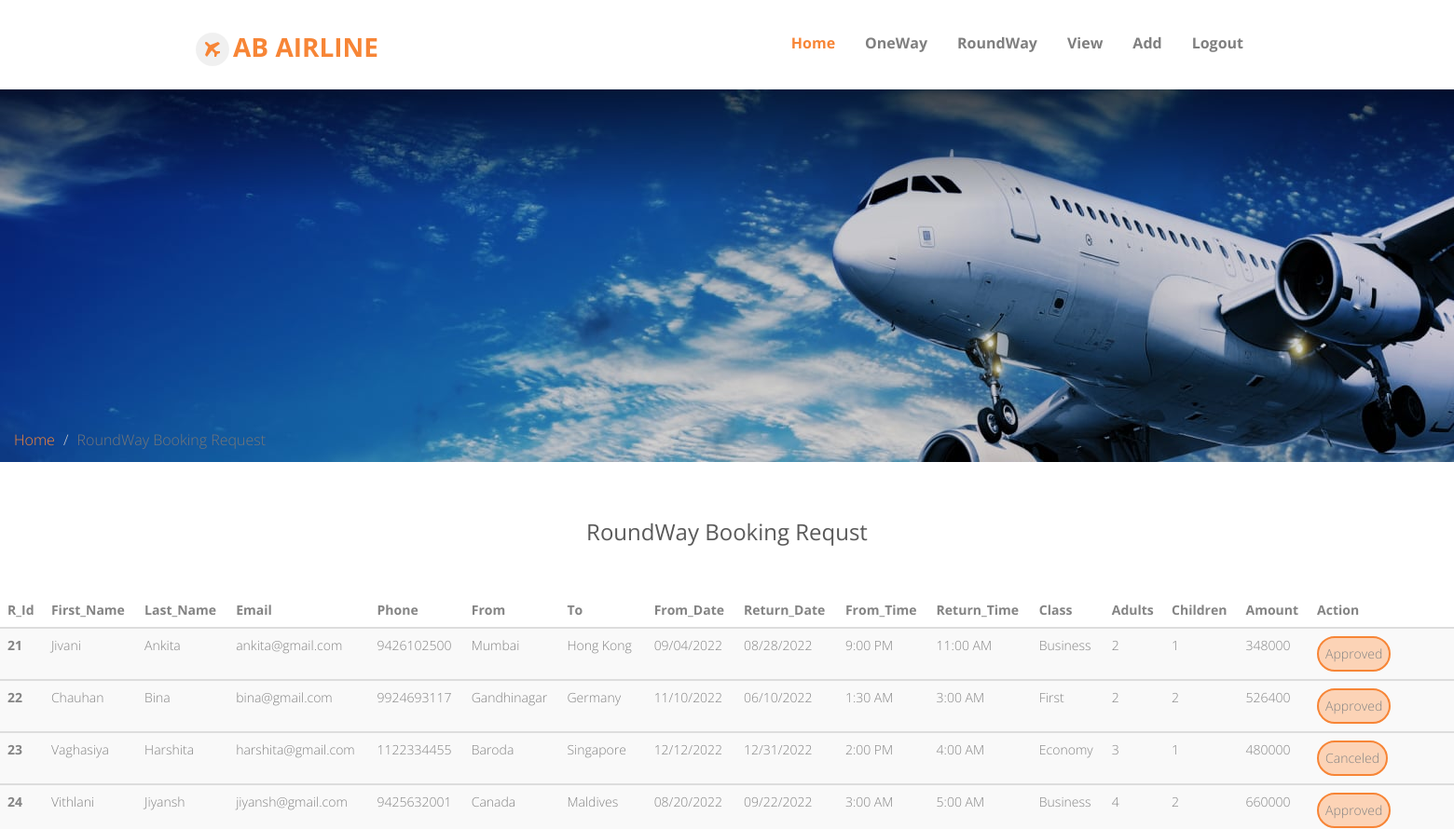
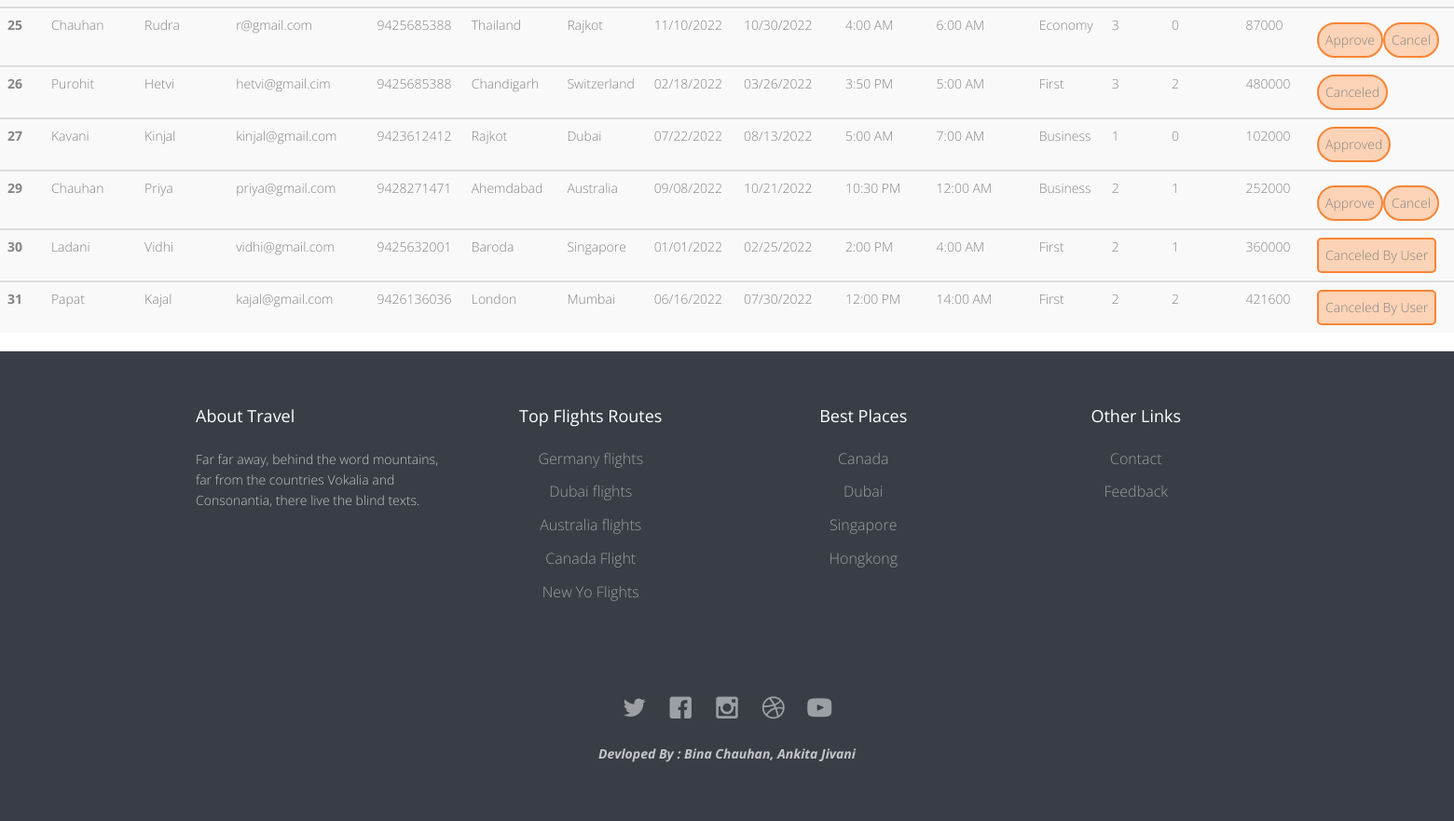
Screenshot of /admin/roundway.php with the database file from the repository (2 pictures, top to bottom).
### tables this page shows
CREATE TABLE `roundway_booking` (
  `R_Id` int(10) NOT NULL,
  `First_name` varchar(100) NOT NULL,
  `Last_name` varchar(100) NOT NULL,
  `Email` varchar(100) NOT NULL,
  `Phone` varchar(100) NOT NULL,
  `From` varchar(100) NOT NULL,
  `To` varchar(100) NOT NULL,
  `From_Date` varchar(100) NOT NULL,
  `Return_Date` varchar(100) NOT NULL,
  `F_time` varchar(255) NOT NULL,
  `R_time` varchar(255) NOT NULL,
  `Class` varchar(100) NOT NULL,
  `Adults` varchar(100) NOT NULL,
  `Children` varchar(100) NOT NULL,
  `Amount` varchar(255) NOT NULL,
  `Status` varchar(100) NOT NULL
);

### admin/roundway.php (the view, shortened to what this page needs)
<!DOCTYPE html>
<html lang="en">
<head>
<link rel="stylesheet" href="css/animate.css">
<link rel="stylesheet" href="css/icomoon.css">
<link rel="stylesheet" href="css/bootstrap.css">
<link rel="stylesheet" href="css/superfish.css">
<link rel="stylesheet" href="css/magnific-popup.css">
<link rel="stylesheet" href="css/bootstrap-datepicker.min.css">
<link rel="stylesheet" href="css/cs-select.css">
<link rel="stylesheet" href="css/cs-skin-border.css">
<link rel="stylesheet" href="css/style.css">
</head>
<body>
<?php
    include('header.php');
?>
<div class="font">
		<img src="../images/airline7.jpg" alt="">
		<div class="text">
			<br>
		</div>
</div>
<ol class="breadcrumb">
	<li class="breadcrumb-item">
		<a href="home.php">Home</a>
	</li>
	<li class="breadcrumb-item active">RoundWay Booking Request</li>
</ol>
	<br>
	<br>
	<h3 align="center">RoundWay Booking Requst</h3>
	<br>
	<div style="overflow-x:auto;">
    <table class="table table-striped">
    <thead>
    <tr>
      <th scope="col">R_Id</th>
      <th scope="col">First_Name</th>
	  <th scope="col">Last_Name</th>
      <th scope="col">Email</th>
      <th scope="col" >Phone</th>
	  <th scope="col" >From</th>
	  <th scope="col">To</th>
      <th scope="col" >From_Date</th>
      <th scope="col" >Return_Date</th>
      <th scope="col" >From_Time</th>
      <th scope="col" >Return_Time</th>
      <th scope="col">Class</th>
	  <th scope="col">Adults</th>
      <th scope="col">Children</th>
      <th scope="col" >Amount</th>
	  <th scope="col" >Action</th>
    </tr>
  </thead>
  <?php
	  include('connection.php');
     $qry= "SELECT * FROM `roundway_booking`";
	    $run=mysqli_query($conn,$qry);
	?>
<?php
  	while($row=mysqli_fetch_array($run))
	{
		$id=$row['R_Id'];
		$fnm=$row['First_name'];
		$lnm=$row['Last_name'];
		$em=$row['Email'];
		$phone=$row['Phone'];
		$from=$row['From'];
		$to=$row['To'];
        $from_date=$row['From_Date'];
        $return_date=$row['Return_Date'];
        $f_time=$row['F_time'];
        $r_time=$row['R_time'];
		$class=$row['Class'];
		$adults=$row['Adults'];
		$chil=$row['Children'];
		$amount=$row['Amount'];
		$status=$row['Status'];
   ?>
<tbody>
    <tr>
      <th scope="row"><?php echo $id ;?></th>
      <td><?php echo $fnm ; ?></td>
      <td><?php echo $lnm ;?></td>
      <td><?php echo $em ;?></td>
	  <td><?php echo $phone ;?></td>
      <td><?php echo $from;?></td>
      <td><?php echo $to ;?></td>
      <td><?php echo $from_date ;?></td>
      <td><?php echo $return_date ;?></td>
      <td><?php echo $f_time ;?></td>
      <td><?php echo $r_time ;?>:00 AM</td>
      <td><?php echo $class ;?></td>
	  <td><?php echo $adults ;?></td>
      <td><?php echo $chil ;?></td>
      <td><?php echo $amount ;?></td>
      <form method="post">
      <td><?php
	   	if($status == 1)
	   	{
			echo "<input type='submit' value='Approve' name='approve' style='padding:7px; border:2px solid #F78536; background:#fcd3b6;  border-radius:20px;'>","<input type='submit' value='Cancel' name='cancel' style='padding:7px; margin-top:7px; border:2px solid #F78536; background:#fcd3b6;  border-radius:20px;'>";
		}
		if($status == 2)
		{
			echo "<input type='submit' value='Canceled' style='padding:7px; border:2px solid #F78536; background:#fcd3b6;  border-radius:20px;'>";
		}
		if($status == 0)
	   	{
	     echo "<input type='submit' value='Approved' style='padding:7px; border:2px solid #F78536; background:#fcd3b6; border-radius:20px;'>";
	   	}
		if($status == 3)
	   	{
	     	echo "<input type='submit' value='Canceled By User' style='padding:7px; border:2px solid #F78536; background:#fcd3b6; border-radius:5px;'>";
	   	}
      ?></td>
	 </form>
    </tr>
  </tbody>
  <?php }?>
	</table>
</div>
      <?php include('footer.php'); ?>
</body>
</html>

### admin/css/style.css (style rules this page uses)
body { font-family: "Open Sans", Arial, sans-serif; line-height: 1.6; color: #848484; font-weight: 300; overflow-x: hidden; }
a { color: #F78536; -webkit-transition: 0.5s, ease; -o-transition: 0.5s, ease; transition: 0.5s, ease; }
p, ul, ol { margin-bottom: 1.5em; font-size: 16px; color: #848484; font-family: "Open Sans", Arial, sans-serif; }
h1, h2, h3, h4, h5, h6 { color: #5a5a5a; font-weight: 400; margin: 0 0 30px 0; }
.font { background-image: url('../images/airline7.jpg'); height: 356px; }
.text { align-items: center; justify-content: center; display: flex; margin-right: 564px;; font-weight: bolder; font-size: 20px; margin-left: -109px; padding: 180px; font-family: 'Abel', sans-serif; color: white; }

### rows the page displays
roundway_booking: R_Id "21", First_name "Jivani", Last_name "Ankita", Email "ankita@gmail.com", Phone "9426102500", From "Mumbai", To "Hong Kong", From_Date "09/04/2022", Return_Date "08/28/2022", F_time "9:00 PM", R_time "11", Class "Business", Adults "2", Children "1", Amount "348000"
roundway_booking: R_Id "22", First_name "Chauhan", Last_name "Bina", Email "bina@gmail.com", Phone "9924693117", From "Gandhinagar", To "Germany", From_Date "11/10/2022", Return_Date "06/10/2022", F_time "1:30 AM", R_time "3", Class "First", Adults "2", Children "2", Amount "526400"
roundway_booking: R_Id "23", First_name "Vaghasiya", Last_name "Harshita", Email "harshita@gmail.com", Phone "1122334455", From "Baroda", To "Singapore", From_Date "12/12/2022", Return_Date "12/31/2022", F_time "2:00 PM", R_time "4", Class "Economy", Adults "3", Children "1", Amount "480000"
roundway_booking: R_Id "24", First_name "Vithlani", Last_name "Jiyansh", Email "jiyansh@gmail.com", Phone "9425632001", From "Canada", To "Maldives", From_Date "08/20/2022", Return_Date "09/22/2022", F_time "3:00 AM", R_time "5", Class "Business", Adults "4", Children "2", Amount "660000"
roundway_booking: R_Id "25", First_name "Chauhan", Last_name "Rudra", Email "r@gmail.com", Phone "9425685388", From "Thailand", To "Rajkot", From_Date "11/10/2022", Return_Date "10/30/2022", F_time "4:00 AM", R_time "6", Class "Economy", Adults "3", Children "0", Amount "87000"
roundway_booking: R_Id "26", First_name "Purohit", Last_name "Hetvi", Email "hetvi@gmail.cim", Phone "9425685388", From "Chandigarh", To "Switzerland", From_Date "02/18/2022", Return_Date "03/26/2022", F_time "3:50 PM", R_time "5", Class "First", Adults "3", Children "2", Amount "480000"
roundway_booking: R_Id "27", First_name "Kavani", Last_name "Kinjal", Email "kinjal@gmail.com", Phone "9423612412", From "Rajkot", To "Dubai", From_Date "07/22/2022", Return_Date "08/13/2022", F_time "5:00 AM", R_time "7", Class "Business", Adults "1", Children "0", Amount "102000"
roundway_booking: R_Id "29", First_name "Chauhan", Last_name "Priya", Email "priya@gmail.com", Phone "9428271471", From "Ahemdabad", To "Australia", From_Date "09/08/2022", Return_Date "10/21/2022", F_time "10:30 PM", R_time "12", Class "Business", Adults "2", Children "1", Amount "252000"
roundway_booking: R_Id "30", First_name "Ladani", Last_name "Vidhi", Email "vidhi@gmail.com", Phone "9425632001", From "Baroda", To "Singapore", From_Date "01/01/2022", Return_Date "02/25/2022", F_time "2:00 PM", R_time "4", Class "First", Adults "2", Children "1", Amount "360000"
roundway_booking: R_Id "31", First_name "Papat", Last_name "Kajal", Email "kajal@gmail.com", Phone "9426136036", From "London", To "Mumbai", From_Date "06/16/2022", Return_Date "07/30/2022", F_time "12:00 PM", R_time "14", Class "First", Adults "2", Children "2", Amount "421600"
